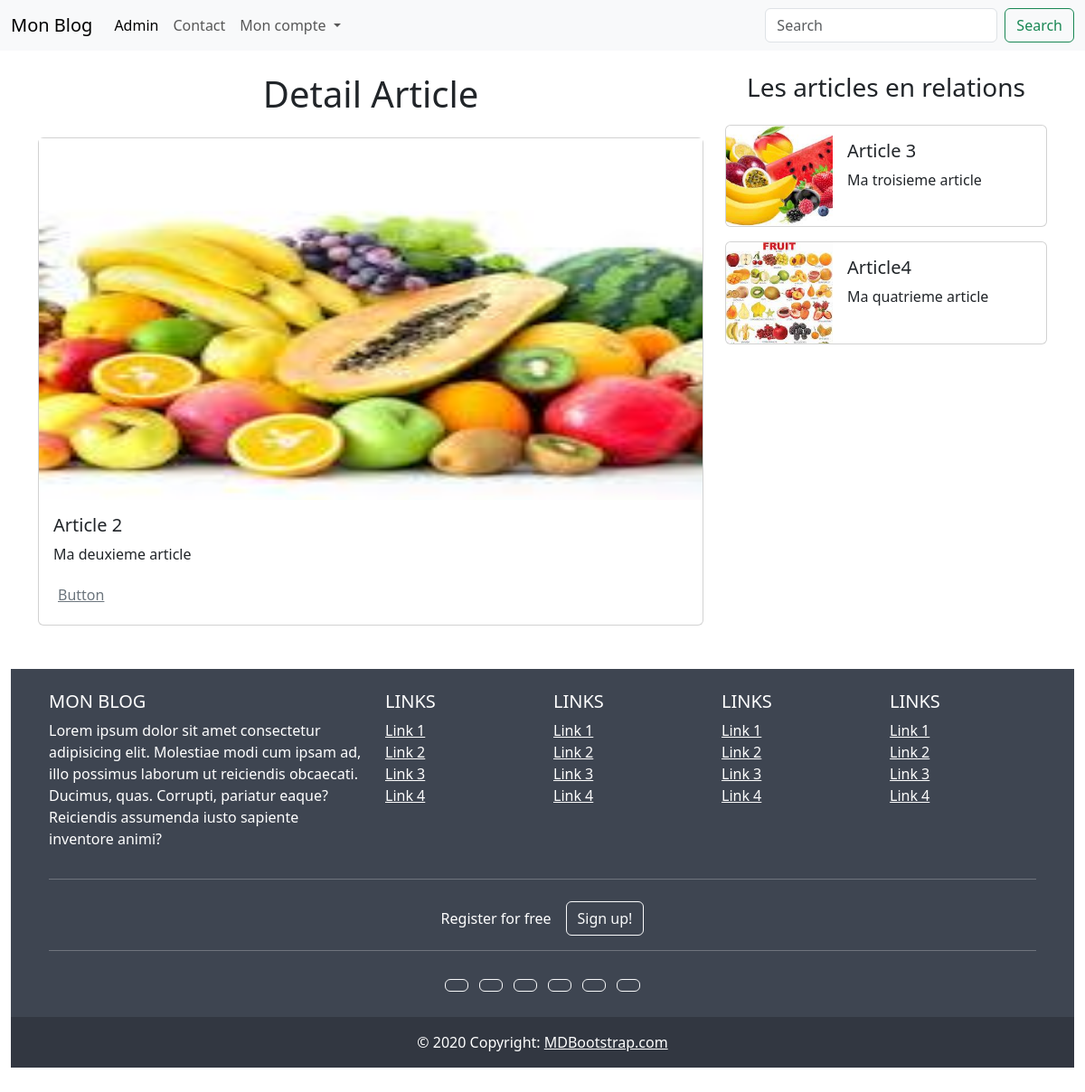
The app's page /article/2 with its own data.
### blog/models.py (models this page shows)
class BlogPost(models.Model):
      title = models.CharField(max_length=100) # Titre de l'article
      author= models.ForeignKey(User, on_delete= models.SET_NULL, null=True)
      category = models.ForeignKey(Category, on_delete= models.SET_NULL, null=True)
      published = models.BooleanField(default=False) # Statut depublication
      date = models.DateField( auto_now_add=True, blank=True, null=True) # Date de publication
      content = models.TextField() # Contenu de l'article
      image = models.ImageField( upload_to="" )

### blog/views.py (the view)
# urls.py: path('article/<int:id_article>', detail , name="detail"),
def detail(request, id_article):
    articles = BlogPost.objects.get(id=id_article)
    category = articles.category
    article_en_relations = BlogPost.objects.filter(category=category)
    context = {"articles": articles, "aer": article_en_relations}
    return render(request ,'detail.html',context)

### blog/templates/detail.html
{% extends 'base.html' %}
{% block content %}
        <div class="container">
  <section class=" " style="max-width: 100rem;">
<div class="row">
    <div class="col-md-8">
             <h1 class="text-center m-4"> Detail Article</h1>
 <div class="card">
      <div class="bg-image hover-overlay ripple" data-mdb-ripple-color="light">
        <img src="{{articles.image.url}}" class="img-fluid" style="width: 50rem; height:  25rem;"/>
      </div>
      <div class="card-body">
        <h5 class="card-title font-weight-bold"><a>{{ articles.title}}</a></h5>
        <p class="card-text">
         {{articles.content}}
        </p>
        <a href="#!" class="btn btn-link link-secondary p-md-1 mb-0">Button</a>
      </div>
    </div>
    </div>
    <div class="col-md-4">
        <h3 class="text-sm-end  m-4">Les articles en relations </h3>
           {% for art in aer %}
           {% if art.id != articles.id %}
        <div class="card mb-3" style="max-width: 500px;">
  <div class="row g-0">
    <div class="col-md-4">
      <img src="{{art.image.url}}" class="img-fluid rounded-start" alt="...">
    </div>
    <div class="col-md-8">
      <div class="card-body">
        <h5 class="card-title">{{art.title}}</h5>
        <p class="card-text">{{art.content}}</p>
      </div>
    </div>
  </div>
</div>
        {%endif%}
          {% endfor %}
    </div>
</div>
  </section>
</div>
{% endblock %}

### records on screen
BlogPost: image (picture), title "Article 2", content "Ma deuxieme article"
BlogPost: image (picture), title "Article 3", content "Ma troisieme article"
BlogPost: image (picture), title "Article4", content "Ma quatrieme article"
